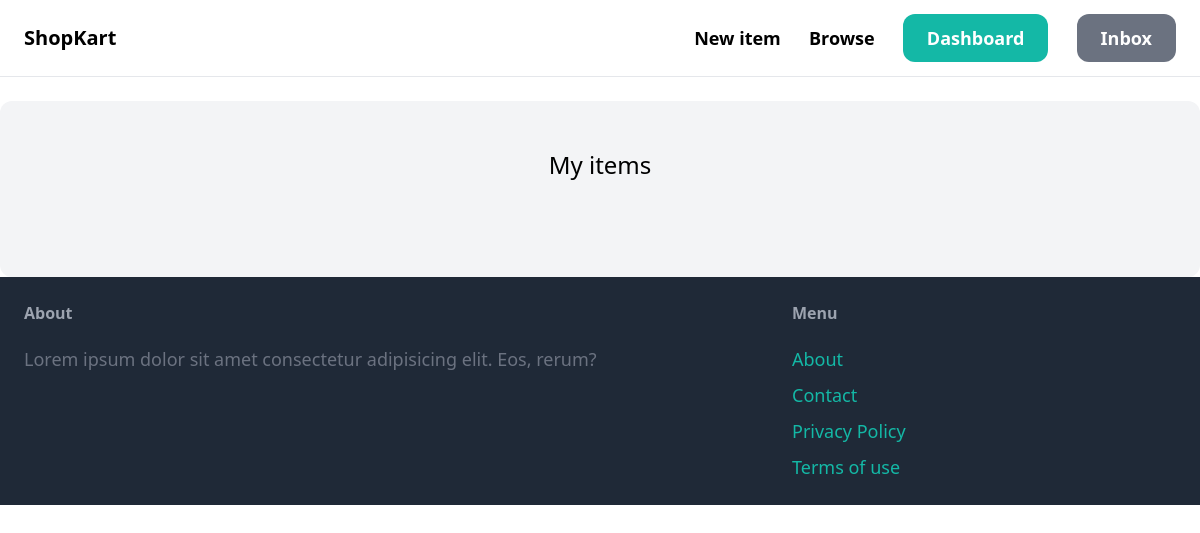
Page /dashboard/ (signed in) on the earlier database version.
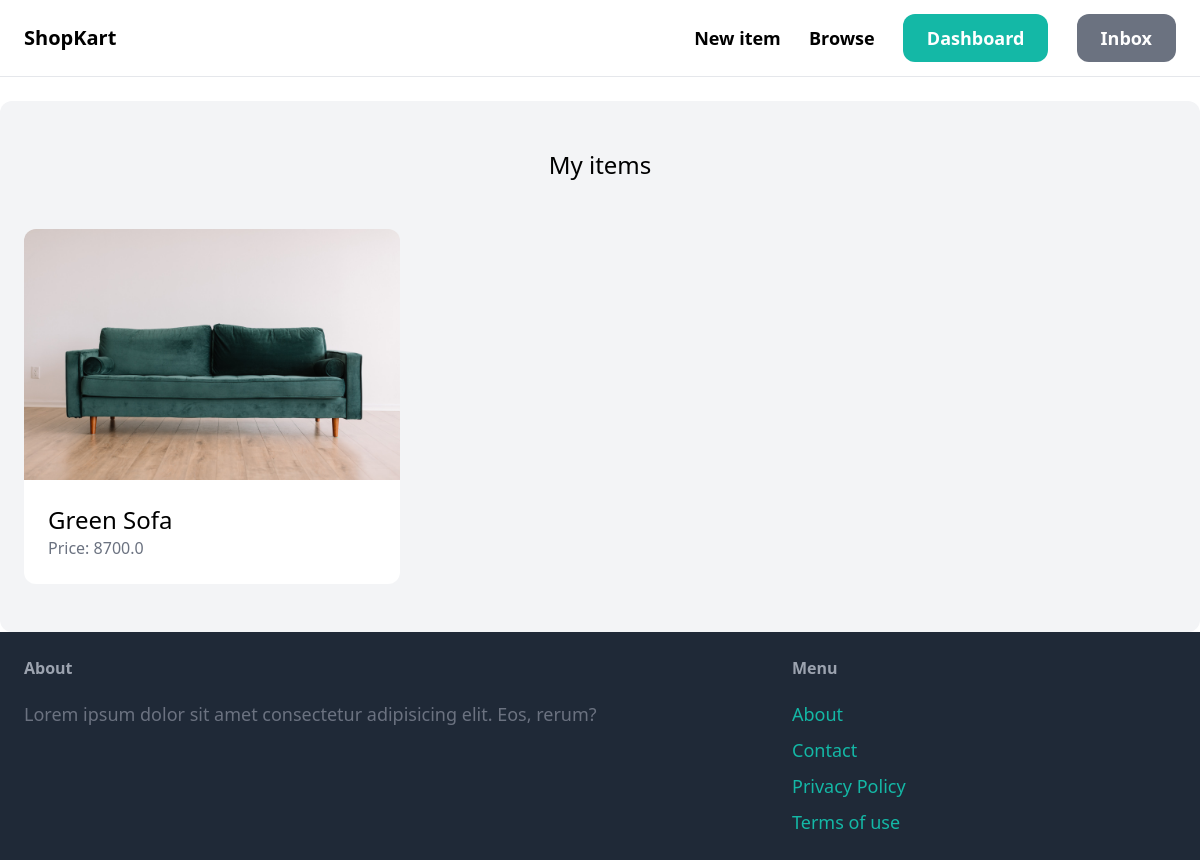
Same page on the later database version.
### item/models.py (models this page shows, shortened)
class Item(models.Model):
    category = models.ForeignKey(Category, related_name='items', on_delete=models.CASCADE)
    name = models.CharField(max_length=255)
    description = models.TextField(blank=True, null=True)
    price = models.FloatField()
    image = models.ImageField(upload_to='item_images', blank = True, null=True)
    is_sold = models.BooleanField(default=False)
    created_by = models.ForeignKey(User, related_name='items', on_delete=models.CASCADE)
    created_at = models.DateTimeField(default=timezone.now)

### dashboard/views.py (the view)
# urls.py: path('', views.index, name='index'),
@login_required
def index(request):
    items = Item.objects.filter(created_by=request.user)
    return render(request, 'dashboard/index.html',
        {'items': items,
    })

### dashboard/templates/dashboard/index.html (shortened to what this page needs)
{% extends 'core/base.html' %}
{% block content %}
    <div class="mt-6 px-6 py-12 bg-gray-100 rounded-xl">
        <h2 class="mb-12 text-2xl text-center">My items</h2>
        <div class="grid grid-cols-3 gap-3">
            {% for item in items %}
                <div>
                    <a href="{% url 'item:detail' item.id %}">
                        <div>
                            <img src="{{ item.image.url}}" alt="image" class="rounded-t-xl">
                        </div>
                        <div class="p-6 bg-white rounded-b-xl">
                            <h2 class="text-2xl">{{ item.name }}</h2>
                            <p class="text-gray-500">Price: {{ item.price }}</p>
                        </div>
                    </a>
                </div>
            {% endfor %}
        </div>
    </div>
{% endblock %}

Differences in the rows shown:
added Item: image (picture), name "Green Sofa", price "8700.0"
